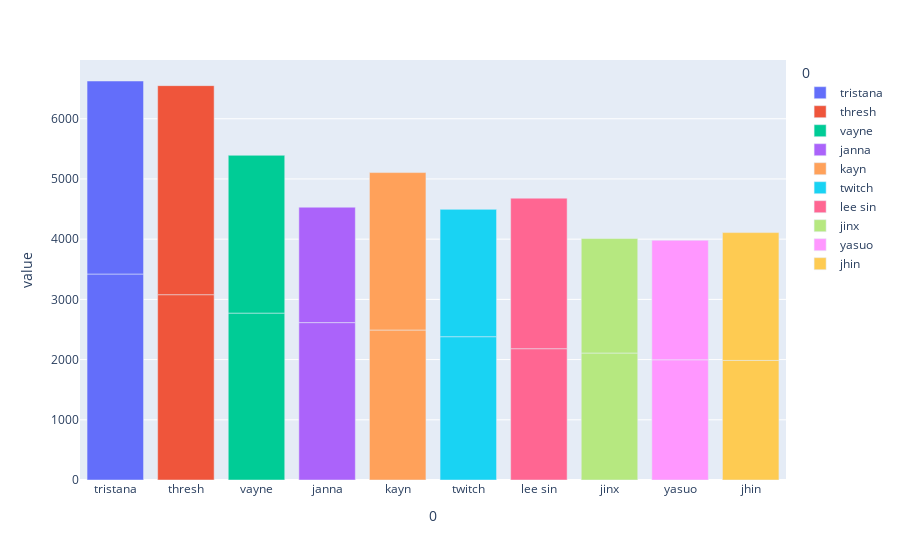

This figure's notebook cell:
### Code cell
fig = px.bar(t_common_df[:10], x=0, y=['1_x', '1_y'], color=0
             )
fig.show()

### Figure 1 — Plotly figure (JSON) as saved in the notebook; plotly's stock layout.template omitted (floating-point values rounded to 4 significant figures)
{"data": [{"alignmentgroup": "True", "hovertemplate": "0=%{x}<br>value=%{y}<extra></extra>", "legendgroup": "tristana", "marker": {"color": "#636efa", "pattern": {"shape": ""}}, "name": "tristana", "offsetgroup": "tristana", "orientation": "v", "showlegend": true, "textposition": "auto", "type": "bar", "x": ["tristana", "tristana"], "xaxis": "x", "y": [3421, 3206], "yaxis": "y"}, {"alignmentgroup": "True", "hovertemplate": "0=%{x}<br>value=%{y}<extra></extra>", "legendgroup": "thresh", "marker": {"color": "#EF553B", "pattern": {"shape": ""}}, "name": "thresh", "offsetgroup": "thresh", "orientation": "v", "showlegend": true, "textposition": "auto", "type": "bar", "x": ["thresh", "thresh"], "xaxis": "x", "y": [3078, 3472], "yaxis": "y"}, {"alignmentgroup": "True", "hovertemplate": "0=%{x}<br>value=%{y}<extra></extra>", "legendgroup": "vayne", "marker": {"color": "#00cc96", "pattern": {"shape": ""}}, "name": "vayne", "offsetgroup": "vayne", "orientation": "v", "showlegend": true, "textposition": "auto", "type": "bar", "x": ["vayne", "vayne"], "xaxis": "x", "y": [2772, 2621], "yaxis": "y"}, {"alignmentgroup": "True", "hovertemplate": "0=%{x}<br>value=%{y}<extra></extra>", "legendgroup": "janna", "marker": {"color": "#ab63fa", "pattern": {"shape": ""}}, "name": "janna", "offsetgroup": "janna", "orientation": "v", "showlegend": true, "textposition": "auto", "type": "bar", "x": ["janna", "janna"], "xaxis": "x", "y": [2614, 1917], "yaxis": "y"}, {"alignmentgroup": "True", "hovertemplate": "0=%{x}<br>value=%{y}<extra></extra>", "legendgroup": "kayn", "marker": {"color": "#FFA15A", "pattern": {"shape": ""}}, "name": "kayn", "offsetgroup": "kayn", "orientation": "v", "showlegend": true, "textposition": "auto", "type": "bar", "x": ["kayn", "kayn"], "xaxis": "x", "y": [2491, 2615], "yaxis": "y"}, {"alignmentgroup": "True", "hovertemplate": "0=%{x}<br>value=%{y}<extra></extra>", "legendgroup": "twitch", "marker": {"color": "#19d3f3", "pattern": {"shape": ""}}, "name": "twitch", "offsetgroup": "twitch", "orientation": "v", "showlegend": true, "textposition": "auto", "type": "bar", "x": ["twitch", "twitch"], "xaxis": "x", "y": [2380, 2115], "yaxis": "y"}, {"alignmentgroup": "True", "hovertemplate": "0=%{x}<br>value=%{y}<extra></extra>", "legendgroup": "lee sin", "marker": {"color": "#FF6692", "pattern": {"shape": ""}}, "name": "lee sin", "offsetgroup": "lee sin", "orientation": "v", "showlegend": true, "textposition": "auto", "type": "bar", "x": ["lee sin", "lee sin"], "xaxis": "x", "y": [2181, 2500], "yaxis": "y"}, {"alignmentgroup": "True", "hovertemplate": "0=%{x}<br>value=%{y}<extra></extra>", "legendgroup": "jinx", "marker": {"color": "#B6E880", "pattern": {"shape": ""}}, "name": "jinx", "offsetgroup": "jinx", "orientation": "v", "showlegend": true, "textposition": "auto", "type": "bar", "x": ["jinx", "jinx"], "xaxis": "x", "y": [2109, 1901], "yaxis": "y"}, {"alignmentgroup": "True", "hovertemplate": "0=%{x}<br>value=%{y}<extra></extra>", "legendgroup": "yasuo", "marker": {"color": "#FF97FF", "pattern": {"shape": ""}}, "name": "yasuo", "offsetgroup": "yasuo", "orientation": "v", "showlegend": true, "textposition": "auto", "type": "bar", "x": ["yasuo", "yasuo"], "xaxis": "x", "y": [1996, 1985], "yaxis": "y"}, {"alignmentgroup": "True", "hovertemplate": "0=%{x}<br>value=%{y}<extra></extra>", "legendgroup": "jhin", "marker": {"color": "#FECB52", "pattern": {"shape": ""}}, "name": "jhin", "offsetgroup": "jhin", "orientation": "v", "showlegend": true, "textposition": "auto", "type": "bar", "x": ["jhin", "jhin"], "xaxis": "x", "y": [1986, 2123], "yaxis": "y"}], "layout": {"barmode": "relative", "legend": {"title": {"text": "0"}, "tracegroupgap": 0}, "margin": {"t": 60}, "xaxis": {"anchor": "y", "categoryarray": ["tristana", "thresh", "vayne", "janna", "kayn", "twitch", "lee sin", "jinx", "yasuo", "jhin"], "categoryorder": "array", "domain": [0, 1], "title": {"text": "0"}}, "yaxis": {"anchor": "x", "domain": [0, 1], "title": {"text": "value"}}}}
